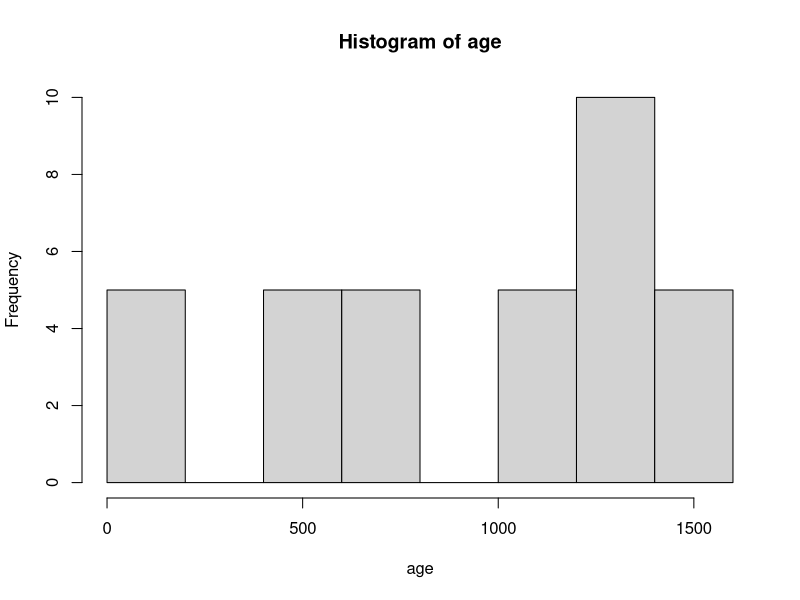
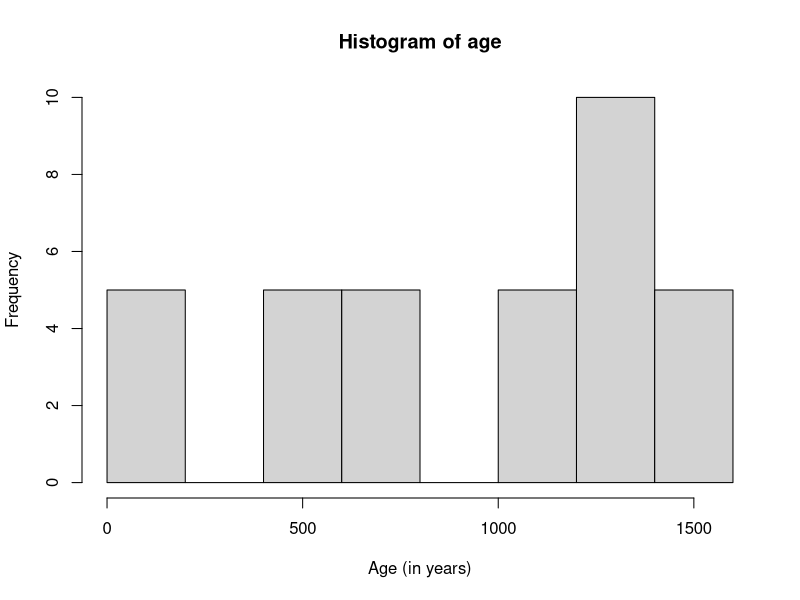

Recreate these plots in R, in order.
##First R Session

x <- c(1,2,4)#creates a vector x
q <- c(x, x, 8)#creates a vector q
y <- cbind(x,x)#combines two vectors of x in columns
z <- rbind(x,x)#combines two vectors of x in rows
?cbind#shows you how to use cbind
?rbind#shows you how to use rbind
data()#shows the different data sets
names(Orange) ##What are the variable names in the dataset?
Orange$age ## How to indicate a variable that is in a dataset
attach(Orange)## In short, so I can just ask for 'age' instead of having ## to tell R both the dataset name and the variable name
mean(age) ## asking for the mean of the variable 'age'
sd(age) ## Standard Deviation of 'age'
hist(age)## Plot a histogram of the data
hist(age, xlab = "Age (in years)")

y <- apply(z,1,mean)## Calculates row means of matrix z, saves them as y
x <- 5:1#starts vector manipulation. creates vector with five elements that is from 5 to 1.
x/2# divides each element of x by 2
x^2# squares each element of x
x%*%x# matrix multiplication between vectors
sqrt(x);min(x)#taking the square of each element of vector and the min of the vector  
x[2]#the second element of the vector
x[2:3]#the second and third index element of the vector
x[c(2,3)]#combining the follwing values into a list
x[-3]#takes 3 out of the vector
sort(x)#ordering the vector 
x <- 20:40#all elements from 20 to 40.
x[1:5]#the first five elements of x
x[-(1:5)]#subtracts the first five elements from the list of elements
c(1,2,3) + 1#add one to each element
c(1,2,3) + c(0,1)#adds zero first then 1 second and repeats sequence until finished
c(1,2,3) + c(1,2)#adds one first and 2 second to the list and repeats the sequence
c(1,2,3,4) + c(0,1)#continues the same process as last two lines
c(1,2,3,4) + c(1,2,3)#continues same process as last few lines
5%%2; 6%%2; 7%%2# 5 mod 2, 6 mod 2, and 7 mod 2
10%%4; 10%%5; 10%%6# 10 mod 4, 10 mod 5, and  10 mod 6
x <- c(1,2,4)#creates new list of x
names(x)#trying to find column names
names(x) <- c("a","b","ab")# assigning the column names
x;names(x)#shows the assignment of names to numbers and shows the independent name
x["b"]#shows want number correlates with b
x <- c(1:10); y <- c(10:1)#creates two lists of numbers of x and y
cbind(1,x,y)#combines two vectors x and y into columns
rbind(1,x,y)#combines two vectors x and y into rows
x <- list(1,x,y)#shows the three list with member types and what members are included in each list

##Matrix Manipulation
A <- matrix(nrow=2,ncol=2,c(1:4))#creates matrix A
B <- matrix(nrow=2,ncol=2,c(1:4))#creates matrix B 
x <- c(2,2)#vector x value 
A + B #adding the two matrix
A - B #difference between matrix A and matrix B
t(A)#t returns the transpose of A
t(t(A))#another transpose of the tranpose of the last line
A*B#matrix multiplication
A%*%B#matrix multiplication 
A%*%x#matrix multiplication
x%*%A%*%x#matrix multiplication
solve(A)#solving the system of equations from matrixes 
C <- matrix(nrow=4,ncol=4,c(1:16))#creates matrix C 
a1 <- A[1,]#all values of A in Row 1
a2 <- A[2,]#all values of A in Row 2
b1 <- B[,1]#all values of B in Column 1
b2 <- B[,2]#all values of B in Column 2
c_c <- C[,2:3]#all values in columns 2 and 3
c_r <- C[1:2,]#all values in rows 1 and 2 
C[c(1,3),] <- matrix(nrow=2,ncol=4,c(rep(1,8)))#rows one and 3 in matrix c where there are 8 ones that appear now  
y <- matrix(c(4,5,2,3), nrow = 2)#creates a 2x2 matrix
y[-2,]#eliminates row 2
x <- matrix(nrow=3,ncol=2,c(1:6))#creates a matrix x
x + c(0,1)#same process from above add 0 first and 1 second and repeat
z <- matrix(nrow=3,ncol=2,c(1:6))#creates a matrix z
apply(z,1,mean)#taking the mean of the rows
apply(z,2,mean)#taking the mean of the columns

#Character String
y <- "abc"#abc is a member of y
length(y)#number of members in y
mode(y)#type of members that is in 
z <- c("abc", "29 88")#assigning two members to z
length(z)#number of members in z
mode(z)#type of the members in z
w_w <- paste("Wonder", "Woman")#pasting wonder woman into w_W
ww <- strsplit(w_w, " ")#splits wonder woman into ww
is.list(ww)#showing that wonder woman is indeed in the list 
grep("West", c("North","South","South East","North West","West"))#location of where west is showing up in the list 
nchar("You're gonna need a bigger boat.")#counts the number of characters
substr("Jaws",2,3)#keeps the second and third characters and subtracts the others
regexpr("aw","Jaws")#evluating length,mode,T/F in the group of characters 
strsplit("6-16-2011", split="-")#splits the expression into three independent memebers

##Sequences
example(seg)#runs the example seg
n <- 10#assigns 10 to be a member of list of n
1:n-1#creates a squence that leads up to ten with a interval on one between the numbers
1:(n-1)#excludes zero
seq(-10, 10, by = 2) -> sequence.1 #creates a sequence between -10 and 10 with intervals on 2 between each number
sequence.2 <- seq(length = 11, from = -10, by = 2)#creates a sequence of 11 members starting from -10 and increasing by 2
sequence.3 <- rep(x, 5)#creates a sequence that repeats of x five times
sequence.4 <- rep(c(5,2,7),3)#creates a sequence that repeats 5,2,7 three times 
sequence.5 <- rep(c(5,2,7),each=3)#creates a sequence where a number is repeated 3 times until moving onto the next number

##Logicals
a <- c(TRUE,TRUE,FALSE,FALSE)#creates a vector 
b <- c(FALSE,TRUE,TRUE,FALSE)#creates a vector
a|b#Or operator
a&b#And operator
!a&b#Nand operator
!a&!b#Not A and Not B operator
!(a&b)#Not A and B Operator 
a+b#Addition of A and B and evaluation of number of Trues in each column
dummy.1 <- x > 3 #table of logical combinations greater than 3
dummy.2 <- x == 3 #table of logical combinations exactly equal to 3
x <- 1:10#creates a vector
any(x>8)#asking if there are any numbers >8
any(x>88)#asking if there are any numbers >88
all(x>88)#asking if all numbers >88
all(x>0)#asking if all numbers >0
x <- 1:3#creating new vector of x
y <- c(1,3,4)#creating vector y
x == y #asking when x is exactly equal to y
all(x == y)#asking if all x's are equal to all y's
identical(x,y)#asking if the objects are exactly equal
x <- 1:2#creating new vector of x
y <- c(1,2)#creating new vector of y
x;y#showing x and y first line x and second line y
identical(x,y)#asking if x is equal equal to y
typeof(x)#asking the type of number x is
typeof(y)#asking the type of number y is

##Missing Data
z <- c(1:3,NA)#creates a vector with a missing member
z.dummy <- is.na(z)#creating a vector with only NA's 
z.dummy2 <- z==NA #having the variable z exactly equal to NA
0/0#not a number
is.na(0/0)#shows list the numbers the avaliable
is.nan(0/0)#shows that if 0/0 is a not a number
is.nan(z)#shows if each member of  is a number or not
mean(z)#the mean of z
mean(z,na.rm=T)#the mean of z when taking away any value that's NA 
x <- c(88,NULL,12,168,13)#creates new vector 
mean(x)#the mean of x
u <- NULL#assigning the variable u to NULL member in vector x
length(u)#the number of members in u
v <- NA#assigning the variable v to NA
length(v)#the number of members in V

##Simply subsetting
x <- c(c(1:5),c(rep(NA,3)))#creates vector x where NA is repeated 3 times
is.na(x)#shows the which are the missing numbers
x[is.na(x)]#the list of missing numbers
x[!is.na(x)]#the list of non-missing numbers 
x > 2#shows which number are greater than 2
!is.na(x)&x > 2#a list of not avaliable values of >2
x[!is.na(x)&x > 2]#show the actually numbers from the line above 
x <- matrix(1:6,2,3)#creates a matrix 2 rows and three columns
w <- list(one = 1:5, two = 0.6, three = "HI")#creates a list w 
w$one#shows the members on line one in list w
w[["one"]]#same operation as the list above
w[[1]]#different way of doing the last two lines above
w[[c(1,3)]]#creating list from first line and number 3 in the value column
w[[1]][[3]]#another way to write the line above 
w[c(1,3)]#selecting the values from lines 1 and 3 of the w-list
z <- c(5,2,-3,8)#creating new vector 
z#listing members in z
z*z > 8#showing results when you multipling each member by itself(squaring each member in other words)
z[z*z > 8]#showing which members the current expression works for
w <- z[z*z > 8]#using the members from list above creating new vecotr
x <- c(6,1:3,NA,12)#creating new vector 
x[x>5]#the members that this can possibly work(I say possibly becuase NA will show up) 
subset(x,x>5)#To get rid of NA we used subset to get values that meet the following conditions  
x[x>3] <- 0#use a condition to get numbers that will work so we can get rid of the NA
which(z*z > 8)#get values true for the following condition and also shows what value NA eexactly is

##Arrays#t-test
first_test <- matrix(nrow = 3, ncol = 2, c(46,21,50,30,25,50))#creates a matrix 
second_test <- matrix(nrow = 3, ncol = 2, c(46,41,50,43,35,50))#creates a matrix
tests <- array(data=c(first_test,second_test),dim=c(3,2,2)) #the extension of the matrices which in this situation is first test and second test combined
attributes(tests)#shows the list being tested
tests[3,2,1];tests[3,2,2]#shows the value the comes up when tested 
tests#shows the matrix for each test from the lines above from first and second test
